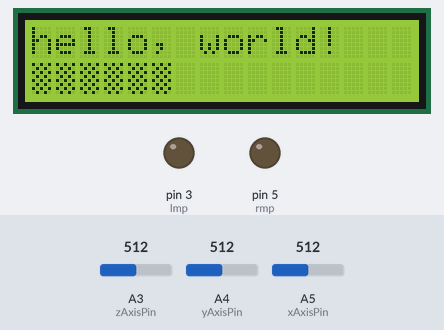
This sketch was run on a simulated Arduino Uno, built with avr-gcc and run on an emulated ATmega328P. Parts: 16×2 character LCD, output pins drawn as LEDs (lit = HIGH). The inputs (shaded band) are chosen by the test bench; at power-on: A4 (yAxisPin) = 512, A3 (zAxisPin) = 512, A5 (xAxisPin) = 512. What the sketch prints to the serial monitor is not drawn.

Above: at 1.2 s.
1.3 s: A4 (yAxisPin) set to 366
6.4 s: A4 (yAxisPin) set to 335
At 7.3 s:
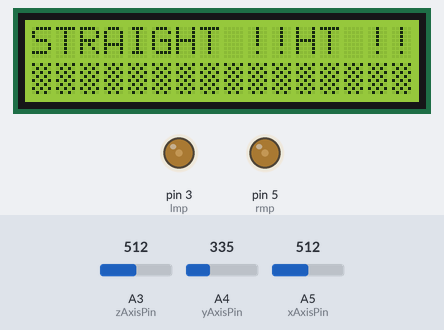
11.5 s: A4 (yAxisPin) set to 317
At 14.2 s:
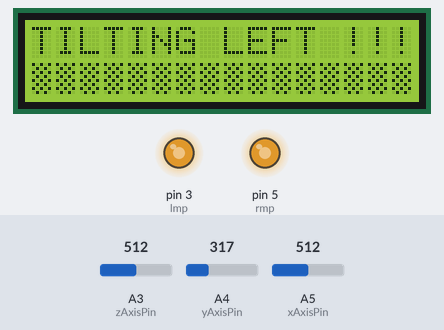
16.6 s: A4 (yAxisPin) set to 511
At 18.2 s:
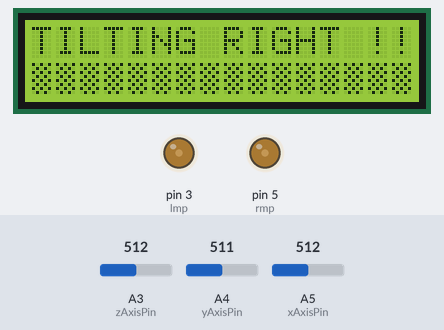
21.7 s: A4 (yAxisPin) set to 306
At 25.2 s:
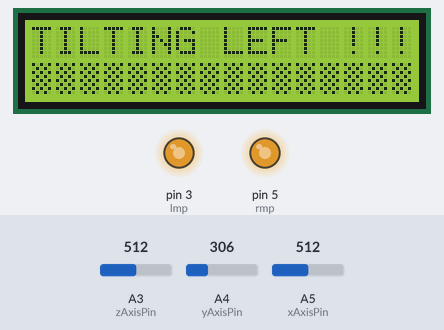
Timing chart, 0 to 26.7 s (numbered marks = the images above; inputs shaded):
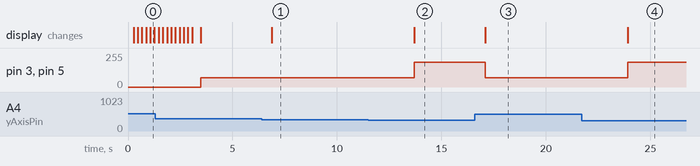

The sketch:

SELF_BALLANCING_BOT_USING_ACCELEROMETER.ino
```cpp
//Quick accelerometer test
//X is on A0; Y is on A1; Z is on A2

//Analog input pins 0, 1, and 2
//are what I send the x,y, and z
//accelerometer outputs to, respectively
int xAxisPin = A5;
int yAxisPin = A4;
int zAxisPin = A3;

//Variables to hold the returned
//ADC data from the analog input
//pins
int xAxisValADC = 0;
int yAxisValADC = 0;
int zAxisValADC = 0;

//Variables to hold the voltage
//values after converting from ADC
//units to mV
float xAxisValmV = 0;
float yAxisValmV = 0;
float zAxisValmV = 0;

//My Arduino Uno has a 10-bit
//AD converter, with a max value
//of 1023
int ADCMaxVal = 1023;

//The AD converter voltage
//is powered by 5V
float mVMaxVal = 5000;

//I measured the power going to the
//accelerometer as actually being
//3230 mV, so I use this value to
//define the mid-point
float supplyMidPointmV = 3230 / 2;

//Since the supply is actually 3230
//mV, I know the output will be 323mV
//per 1g detected
int mVperg = 323;

//Multiply any acquired ADC value
//by mVPerADC to convert to mV
float mVPerADC = mVMaxVal / ADCMaxVal;
const int lmn = 2;
const int lmp = 3;
const int rmn = 4;
const int rmp = 5;
#include <LiquidCrystal.h>

// initialize the library with the numbers of the interface pins
LiquidCrystal lcd(12, 11, 9, 8, 7, 6);
byte customChar[8] = {
  0b10101,
  0b01010,
  0b10101,
  0b01010,
  0b10101,
  0b01010,
  0b10101,
  0b01010
};
void setup()
{
  Serial.begin(9600);
  lcd.begin(16, 2);
  // Print a message to the LCD.
  lcd.print("hello, world!");
  //I don't know if setting them to
  //input is necessary, but I do it
  //anyways.
  pinMode(A5, INPUT);
  pinMode(A4, INPUT);
  pinMode(A3, INPUT);
  lcd.createChar(4, customChar);

}

void loop()
{
 for (int x = 0;x < 17;x++)
  {
  lcd.setCursor(x, 1);
  lcd.write(byte(4));
  delay(200);
  }
  //Read the x, y, and z values from
  //the analog input pins
  lcd.setCursor(0, 0);
  // print the number of seconds since reset:
  //lcd.print(millis() / 1000);
  xAxisValADC = analogRead(xAxisPin);
  yAxisValADC = analogRead(yAxisPin);
  zAxisValADC = analogRead(zAxisPin);

  //Convert the ADC values to millivolts
  xAxisValmV = xAxisValADC * mVPerADC;
  yAxisValmV = yAxisValADC * mVPerADC;
  zAxisValmV = zAxisValADC * mVPerADC;
  float a = (xAxisValmV - supplyMidPointmV) / mVperg;
  float b = (yAxisValmV - supplyMidPointmV) / mVperg;
  float c = (zAxisValmV - supplyMidPointmV) / mVperg;
  //This could be prettier. What's happening is the mid-point
  //voltage value is subtracted from the voltage recorded
  //from the analog input, and then that value is divided
  //by how many millivolts per g the accelerometer is
  //ouputing. This results in the value being printed
  //in units of g.
  /*
  Serial.print((xAxisValmV - supplyMidPointmV) / mVperg);
  Serial.print("\t");
  Serial.print((yAxisValmV - supplyMidPointmV) / mVperg);
  Serial.print("\t");
  Serial.print((zAxisValmV - supplyMidPointmV) / mVperg);
  Serial.print("\t");
  Serial.println();
  */
  /*
   Serial.print(a);
   Serial.print("    ");
   Serial.print(b);
   Serial.print("    ");
   Serial.print(c);
   Serial.print("    ");
   Serial.println("    ");
   delay(100);
  */
if( b < 0.30 && b > -0.10 )
{
  Serial.println("THE BOT IS STABLE");
  //bot is stable
  //do nothing
  lcd.print("STRAIGHT !!");
}

if( b > 0.30  )
{
  Serial.println("THE BOT IS TILTING RIGHT");
  lcd.print("TILTING RIGHT !!");
  //bot leaning forward
  //wheels clock-wise
  digitalWrite(lmn,LOW);
  analogWrite(lmp,70);
  digitalWrite(rmn,LOW);
  analogWrite(rmp,70);
}

if( b < -0.10 )
{
  Serial.println("THE BOT IS TILTING LEFT");
  lcd.print("TILTING LEFT !!");
  //bot leaning backwards
  //wheels anti-clockwise
  digitalWrite(lmn,HIGH);
  analogWrite(lmp,185);
  digitalWrite(rmn,HIGH);
  analogWrite(rmp,185);
}

}
```

Measured:
- the behaviour switches between 351 and 350 on A4 (yAxisPin) (found by bisection; images 0 and 1)
- the behaviour switches between 324 and 323 on A4 (yAxisPin) (found by bisection; images 1 and 2)
- after the input at 6.4 s, the display: changes after 0.48 s (image 1)
- after the input at 11.5 s, pin 3 (lmp), pin 5 (rmp): 70/255 → 185/255 after 2.2 s; the display: changes after 2.2 s (image 2)
- after the input at 16.6 s, pin 3 (lmp), pin 5 (rmp): 185/255 → 70/255 after 0.50 s; the display: changes after 0.50 s (image 3)
- after the input at 21.7 s, pin 3 (lmp), pin 5 (rmp): 70/255 → 185/255 after 2.2 s; the display: changes after 2.2 s (image 4)
